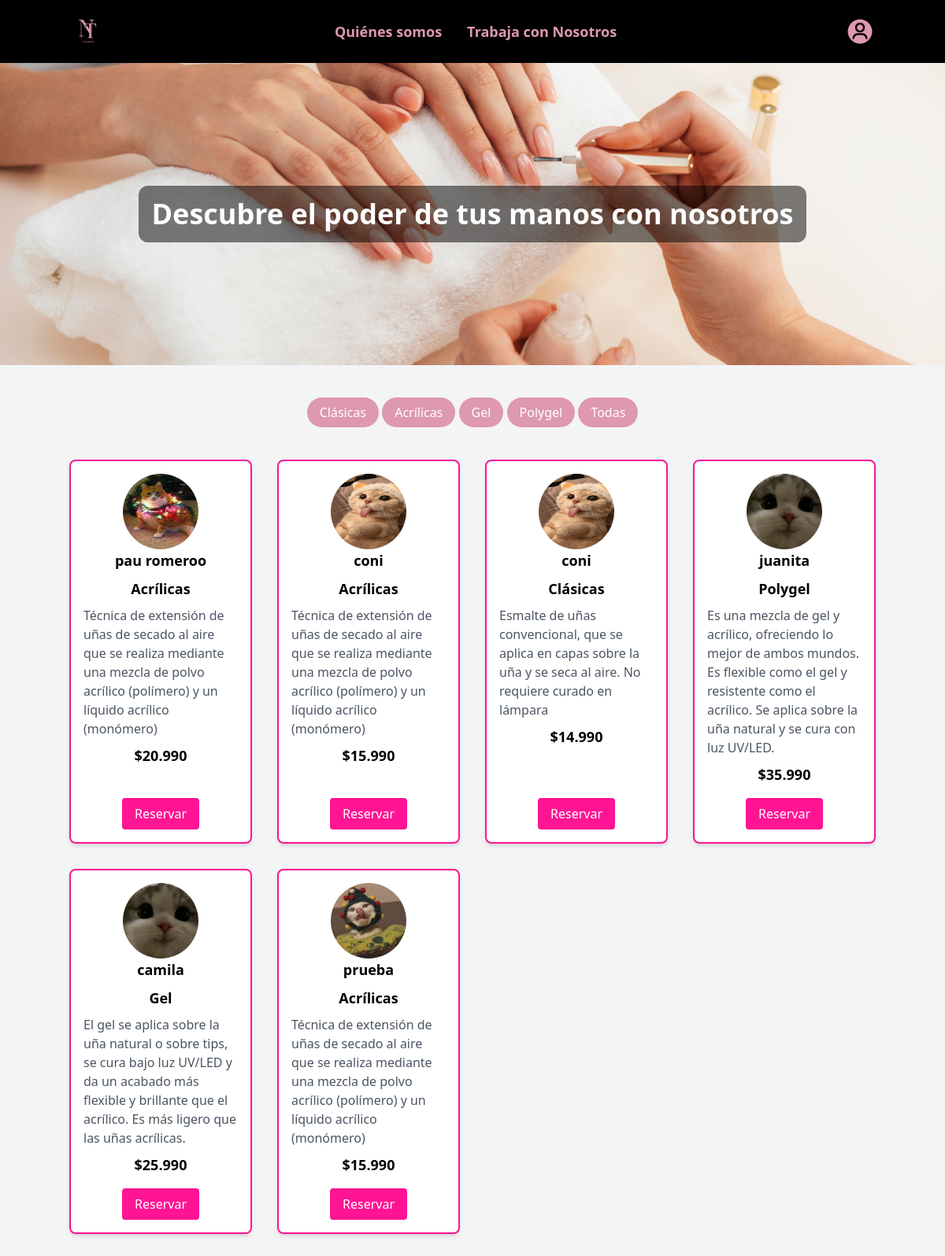
The page / on the database its author committed.
### app/models.py (models this page shows, shortened)
class Servicio(models.Model):
    id_servicio = models.AutoField(primary_key=True)
    valor = models.IntegerField()
    tipo_servicio = models.ForeignKey('TipoServicio', on_delete=models.CASCADE)
    manicurista = models.ForeignKey('Manicurista', on_delete=models.CASCADE, null=True, blank=True)

class Manicurista(models.Model):
    user = models.OneToOneField(User, on_delete=models.CASCADE)
    name = models.CharField(max_length=255)
    rut = models.CharField(max_length=20)
    profile_picture = models.ImageField(upload_to='profile_pictures/')
    certifications = models.FileField(upload_to='certifications/', blank=True, null=True)
    state = models.BooleanField(default=False)
    motivo_rechazo = models.TextField(blank=True, null=True)
    certificado_actualizado = models.BooleanField(default=False)

class TipoServicio(models.Model):
    id_tipo_servicio = models.AutoField(primary_key=True)
    nombre = models.CharField(max_length=50)
    duracion = models.CharField(max_length=50)
    descripcion = models.CharField(max_length=250, default=' ')

### app/views.py (the view)
# urls.py: path('', home, name='home'),
def home(request):
    if hasattr(request.user, 'manicurista'):
        manicurista = request.user.manicurista
        if not manicurista.state:  # Si el manicurista no está aprobado
            return redirect('espera_aprobacion')  # Redirigir a la página de espera
    tiposervicio = TipoServicio.objects.all()
    tipo_filtro = request.GET.get('tipo', None)
    if tipo_filtro:
        try:
            tipo_servicio_obj = TipoServicio.objects.get(nombre=tipo_filtro)
            servicio = Servicio.objects.filter(tipo_servicio=tipo_servicio_obj)
        except TipoServicio.DoesNotExist:
            servicio = Servicio.objects.none()
    else:
        servicio = Servicio.objects.all()
    data = {
        'servicio': servicio,
        'tiposervicio': tiposervicio
    }
    return render(request, 'app/home.html', data)

### nailtime/context_processor.py (called while the page is built)
def grupo_usuario(request):
    if request.user.is_authenticated:
        is_manicurista = request.user.groups.filter(name='manicurista').exists()
        is_cliente = request.user.groups.filter(name='cliente').exists()
    else:
        is_manicurista = False
        is_cliente = False
    return {
        'is_manicurista': is_manicurista,
        'is_cliente': is_cliente
    }

### app/templates/app/home.html
{% extends 'app/base.html' %}
{% load static %}
{% load humanize %}
{% block contenido %}
<div class="min-h-screen bg-gray-100">
    <div class="relative h-96">
        <img src="{% static 'img/unas1.jpg' %}" alt="NailTime Banner"
            class="absolute inset-0 w-full h-full object-cover">
        <div class="absolute inset-0 flex items-center justify-center">
            <h2 class="text-4xl text-white font-bold bg-black bg-opacity-50 p-4 rounded-xl">Descubre el poder de tus
                manos con nosotros
            </h2>
        </div>
    </div>
    <section class="container mx-auto py-12">
        <div class="flex justify-center space-x-4 mb-8">
            <center><a href="?tipo=Clásicas" class="bg-[#DE98B1] text-white px-4 py-2 rounded-full w-32">Clásicas</a>
                <a href="?tipo=Acrílicas" class="bg-[#DE98B1] text-white px-4 py-2 rounded-full w-32">Acrílicas</a>
                <a href="?tipo=Gel" class="bg-[#DE98B1] text-white px-4 py-2 rounded-full w-32">Gel</a>
                <a href="?tipo=Polygel" class="bg-[#DE98B1] text-white px-4 py-2 rounded-full w-32">Polygel</a>
                <a href="?" class="bg-[#DE98B1] text-white px-4 py-2 rounded-full w-32 text-center">Todas</a>
            </center>
        </div>
        <div class="container mx-auto py-4 grid grid-cols-1 sm:grid-cols-2 md:grid-cols-4 gap-8">
            {% for s in servicio %}
            <div class="border-2 border-[#FF1493] bg-white p-4 rounded-lg shadow-md flex flex-col h-full">
                <div class="flex flex-col items-center mb-auto">
                    <img src="{{ s.manicurista.profile_picture.url }}" alt="foto" class="w-24 h-24 rounded-full">
                    <h3 class="text-lg font-semibold mb-2">{{ s.manicurista.name }}</h3>
                    <h3 class="text-lg font-semibold mb-2">{{ s.tipo_servicio.nombre }}</h3>
                    <p class="text-gray-600 mb-2"> {{ s.tipo_servicio.descripcion }} </p>
                    <p class="text-lg font-semibold text-black mb-4">${{ s.valor | intcomma }} </p>
                </div>
                <div class="flex-grow"></div>
                <a href="{% url 'calendario' s.id_servicio %}" class="bg-[#FF1493] text-white px-4 py-2 rounded hover:bg-pink-700 transition self-center">
                    Reservar
                </a>
            </div>
            {% endfor %}
        </div>
    </section>
</div>
{% endblock %}

### app/templates/app/base.html (shortened to what this page needs)
<!DOCTYPE html>
<html lang="en">
<head>
    {% load static %}
    <script src="https://cdn.tailwindcss.com"></script>
    <link href="https://cdn.jsdelivr.net/npm/fullcalendar@6.1.8/index.global.min.css" rel="stylesheet">
</head>
<body>
    <header class="bg-black text-[#DE98B1] py-4">
        <div class="container mx-auto flex justify-between items-center">
            <div class="flex items-center space-x-4">
                <a href="{% url 'home' %}">
                    <img src="{% static 'img/logo.png' %}" alt="NailTime Logo" class="w-12 h-12">
                </a>
            </div>
            <nav class="flex-1">
                <ul class="flex justify-center items-center text-lg space-x-8">
                    {% if user.is_authenticated %}
                    {% if is_manicurista %}
                    <li>
                        <a href="{% url 'reservasdia' %}"
                            class="text-[#DE98B1] font-semibold hover:text-pink-500">Reservas del Día</a>
                    </li>
                    <li>
                        <a href="{% url 'reservamensual' %}"
                            class="text-[#DE98B1] font-semibold hover:text-pink-500">Reservas del Mes</a>
                    </li>
                    {% elif is_cliente %}
                    <li>
                        <a href="{% url 'misreservas' %}" class="text-[#DE98B1] font-semibold hover:text-pink-500">Mis
                            Reservas</a>
                    </li>
                    {% elif is_admin or user.is_superuser %}
                    <li>
                        <a href="{% url 'manicuristas' %}"
                            class="text-[#DE98B1] font-semibold hover:text-pink-500">Manicuristas</a>
                    </li>
                    <li>
                        <a href="{% url 'servicios' %}"
                            class="text-[#DE98B1] font-semibold hover:text-pink-500">Servicios</a>
                    </li>
                    {% endif %}
                    {% else %}
                    <li>
                        <a href="{% url 'nosotros' %}" class="text-[#DE98B1] font-semibold hover:text-pink-500">Quiénes
                            somos</a>
                    </li>
                    <li>
                        <a href="{% url 'trabajaconnosotros' %}"
                            class="text-[#DE98B1] font-semibold hover:text-pink-500">Trabaja con Nosotros</a>
                    </li>
                    {% endif %}
                </ul>
            </nav>
            <div class="flex items-center">
                {% if user.is_authenticated %}
                <h1 class="flex items-center justify-center text-[#DE98B1] font-semibold mr-4">Bienvenido
                    {{user.username}}</h1>
                <a href="{% url 'logout' %}">
                    <img src="{% static 'img/logout.png' %}" alt="Cerrar sesión" class="w-9 h-9 rounded-full">
                </a>
                {% else %}
                <a href="{% url 'login' %}">
                    <img src="{% static 'img/login.png' %}" alt="Iniciar sesión" class="w-10 h-10 rounded-full">
                </a>
                {% endif %}
            </div>
        </div>
    </header>
    <div id="contenido" class="">
        {% block contenido %}
        {% endblock %}
    </div>
</body>
</html>

### rows shown on the page
Servicio: manicurista.profile_picture (picture), manicurista.name "pau romeroo", tipo_servicio.nombre "Acrílicas", tipo_servicio.descripcion "Técnica de extensión de uñas de secado al aire que se realiza mediante una mezcla de polvo acrílico (polímero) y un líquido acrílico (monómero)", valor "20.990"
Servicio: manicurista.profile_picture (picture), manicurista.name "coni", tipo_servicio.nombre "Acrílicas", tipo_servicio.descripcion "Técnica de extensión de uñas de secado al aire que se realiza mediante una mezcla de polvo acrílico (polímero) y un líquido acrílico (monómero)", valor "15.990"
Servicio: manicurista.profile_picture (picture), manicurista.name "coni", tipo_servicio.nombre "Clásicas", tipo_servicio.descripcion "Esmalte de uñas convencional, que se aplica en capas sobre la uña y se seca al aire. No requiere curado en lámpara", valor "14.990"
Servicio: manicurista.profile_picture (picture), manicurista.name "juanita", tipo_servicio.nombre "Polygel", tipo_servicio.descripcion "Es una mezcla de gel y acrílico, ofreciendo lo mejor de ambos mundos. Es flexible como el gel y resistente como el acrílico. Se aplica sobre la uña natural y se cura con luz UV/LED.", valor "35.990"
Servicio: manicurista.profile_picture (picture), manicurista.name "camila", tipo_servicio.nombre "Gel", tipo_servicio.descripcion "El gel se aplica sobre la uña natural o sobre tips, se cura bajo luz UV/LED y da un acabado más flexible y brillante que el acrílico. Es más ligero que las uñas acrílicas.", valor "25.990"
Servicio: manicurista.profile_picture (picture), manicurista.name "prueba", tipo_servicio.nombre "Acrílicas", tipo_servicio.descripcion "Técnica de extensión de uñas de secado al aire que se realiza mediante una mezcla de polvo acrílico (polímero) y un líquido acrílico (monómero)", valor "15.990"
